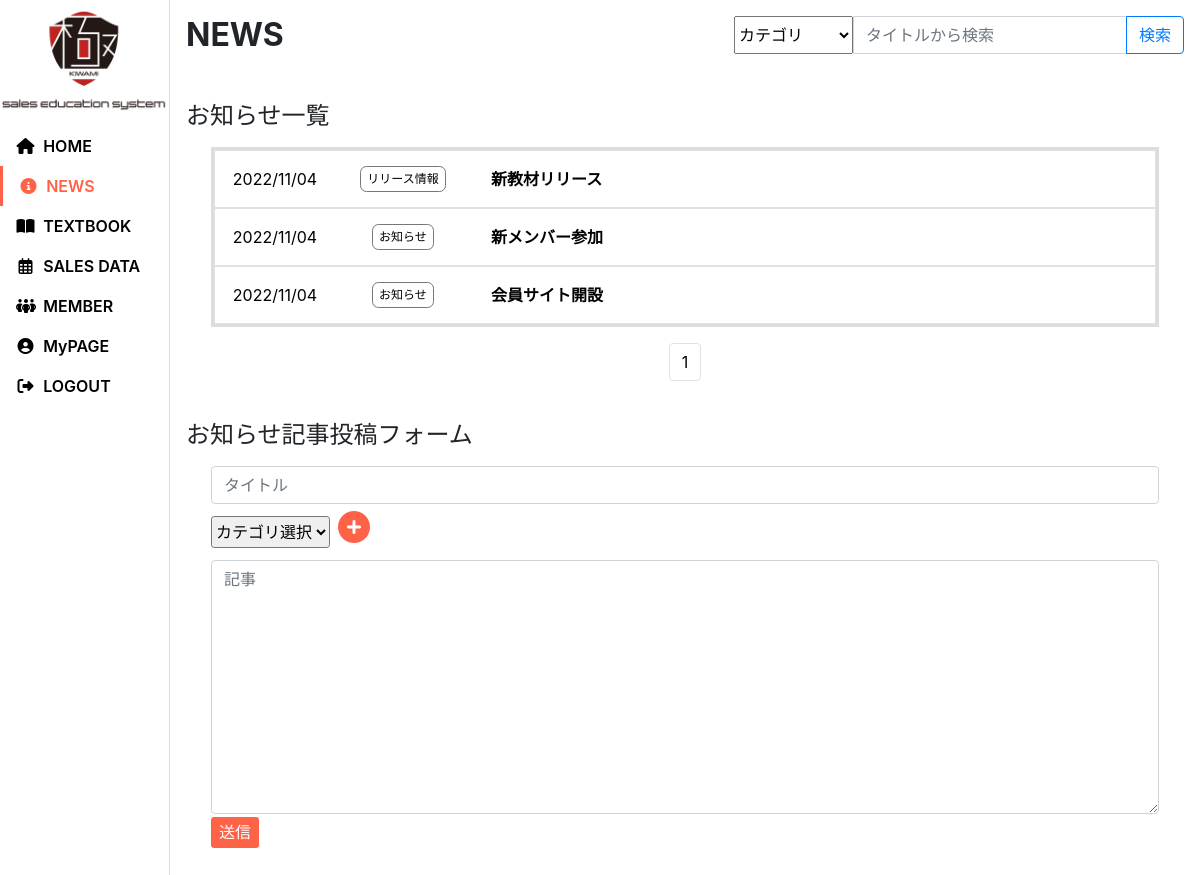
The app's page /news/ (signed in), older data.
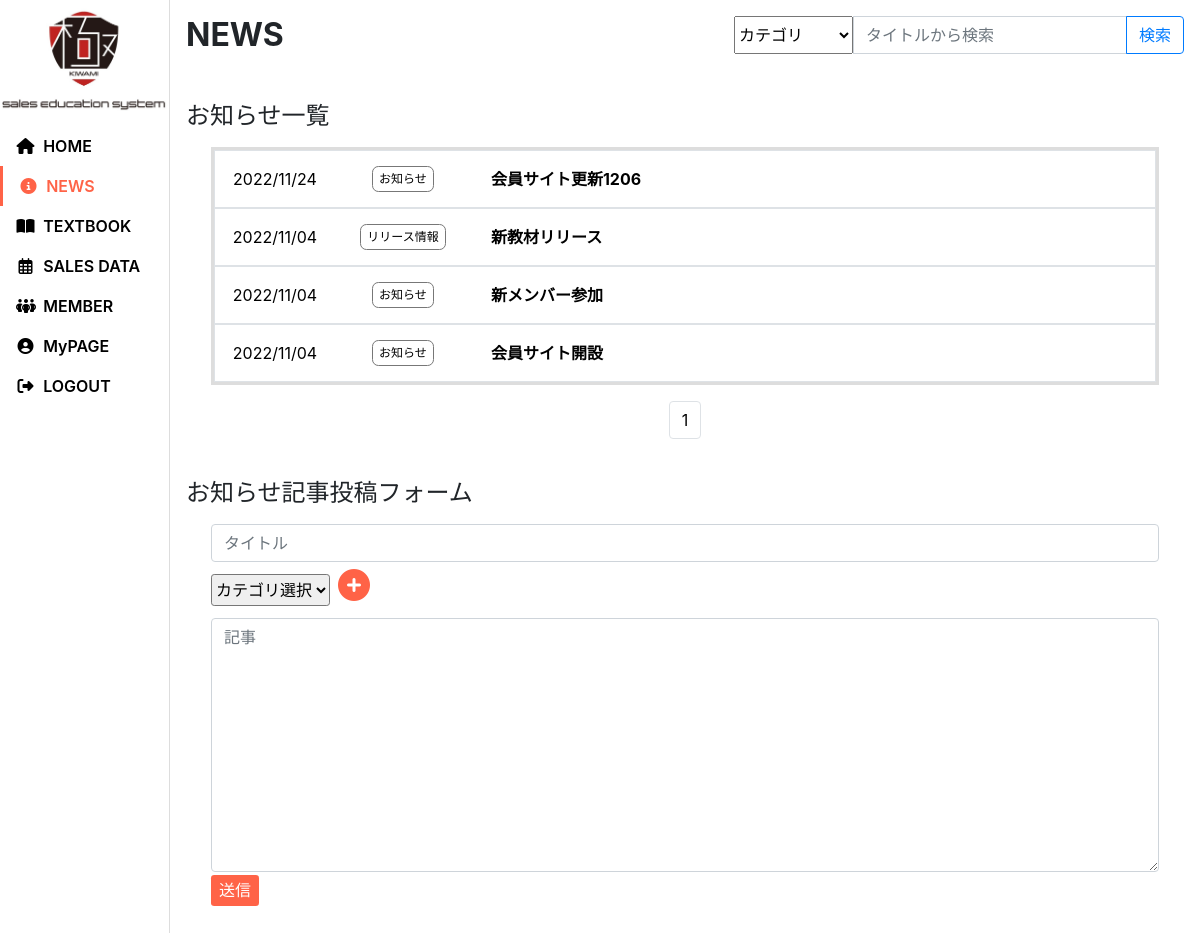
The same page, newer data.
### news/models.py (models this page shows, shortened)
class News(models.Model):
    dt          = models.DateTimeField(verbose_name="投稿日時", default=timezone.now)
    user        = models.ForeignKey(settings.AUTH_USER_MODEL, verbose_name="投稿者", on_delete=models.SET_NULL, null=True, blank=True)
    title       = models.CharField(verbose_name="タイトル", max_length=100)
    content     = models.CharField(verbose_name="内容", max_length=2000)
    category    = models.ForeignKey(Category, verbose_name="ニュースカテゴリ", on_delete=models.SET_NULL, null=True)

class Category(models.Model):
    name    = models.CharField(verbose_name="カテゴリ名", max_length=10, unique=True)
    def str_id(self):
        return str(self.id)

### news/views.py (the view, shortened to what this page needs)
class IndexView(LoginRequiredMixin,View):
    def get(self, request, *args, **kwargs):
        context = {}
        query   = Q()
        if "search" in request.GET:
            search      = request.GET["search"]
            raw_words   = search.replace("　"," ").split(" ")
            words       = [ w for w in raw_words if w != ""]
            for w in words:
                query &= Q(title__contains=w)
        form    = CategorySearchForm(request.GET)
        if form.is_valid():
            cleaned = form.clean()
            query   &= Q(category=cleaned["category"].id)
        newses      = News.objects.filter(query).order_by("-dt")
        paginator   = Paginator(newses, 10)
        if "page" in request.GET:
            context["newses"]   = paginator.get_page(request.GET["page"])
        else:
            context["newses"]   = paginator.get_page(1)
        context["categories"]   = Category.objects.all()
        return render(request, "news/index.html", context)

### templates/news/index.html (shortened to what this page needs)
{% extends "oneall/base.html" %}
{% load static %}
{% load param_change %}
{% block extra_head %}
<link rel="stylesheet" href="{% static 'news/css/index.css' %}">
<link rel="stylesheet" href="{% static 'news/css/news_form.css' %}">
<link rel="stylesheet" href="{% static 'oneall/css/modal_diagram.css' %}">
{% endblock %}
{% block main %}
<div class="d-flex justify-content-between flex-wrap">
    <div>
        <h1>NEWS</h1>
    </div>
    <div>
        <div class="news_search">
            <form action="" id="news_search_form" class="input-group">
                <select name="category" class="not_basecss">
                    <option value="">カテゴリ</option>
                </select>
                <input class="form-control" type="text" name="search" placeholder="タイトルから検索" value="{{ request.GET.search }}">
                <div class="input-group-append">
                    <button id="search" class="form-control btn btn-outline-primary">検索</button>
                </div>
            </form>
        </div>
    </div>
</div>
<section>
    <h2>お知らせ一覧</h2>
    <div class="news_list">
        {% for news in newses %}
        <a class="news_list_content border d-flex flex-wrap align-items-center" href="{% url 'news:detail' news.id %}">
            <div class="news_dt">{{ news.dt|date:'Y/m/d' }}</div>
            <div class="news_category"><label class="news_category_label">{{ news.category.name|default:'未分類' }}</label></div>
            <div class="news_title">{{ news.title }}</div>
        </a>
        {% endfor %}
    </div>
    <ul class="pagination justify-content-center" style="margin-top: 1rem;">
        <li class="page-item"><span class="page-link page-no-link">{{ newses.number }}</span></li>
    </ul>
</section>
{% if request.user.is_teacher %}
{% include 'news/news_form.html' %}
{% endif %}
{% endblock %}

Row changes from the older to the newer data that the page shows:
added News: dt "2022/11/24", category.name "お知らせ", title "会員サイト更新1206"
